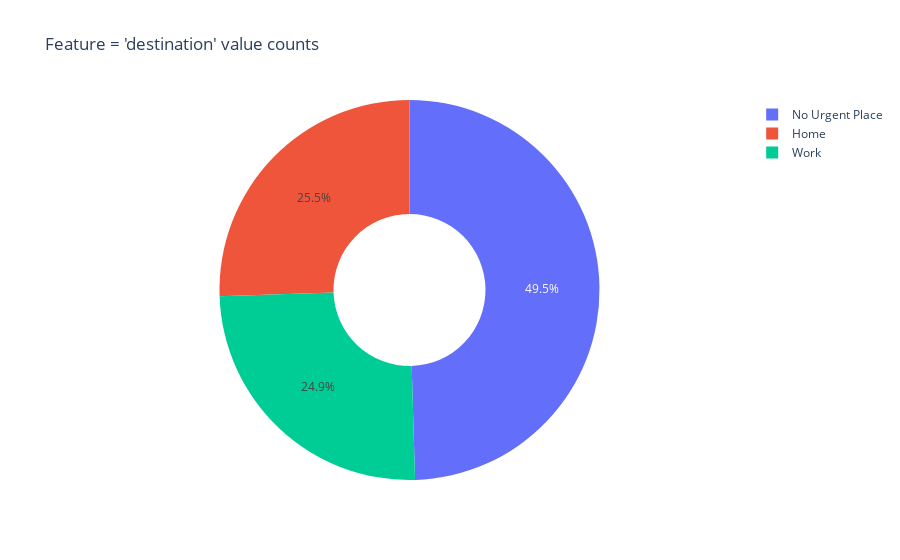
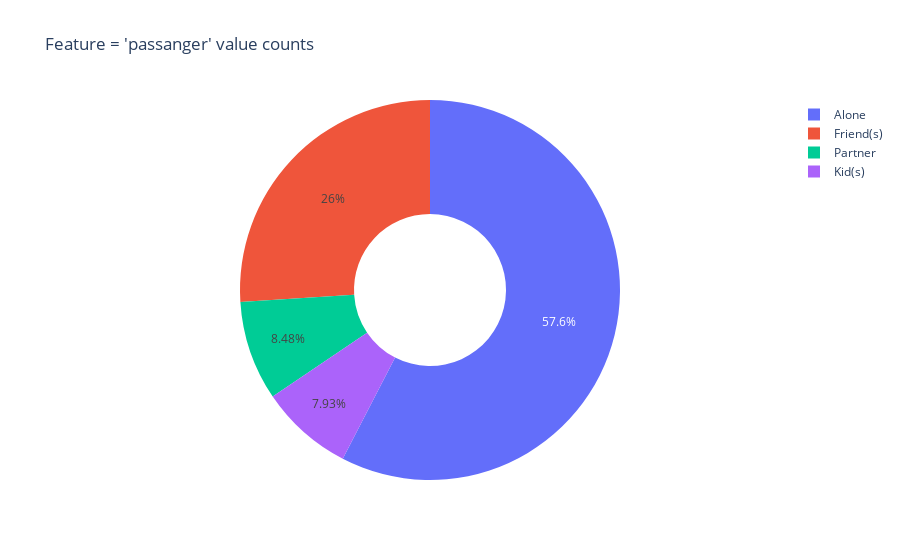
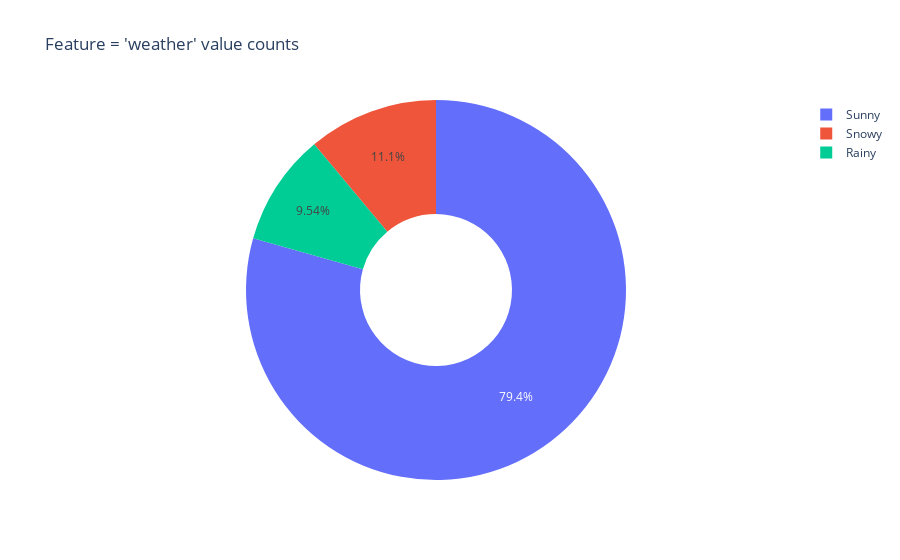
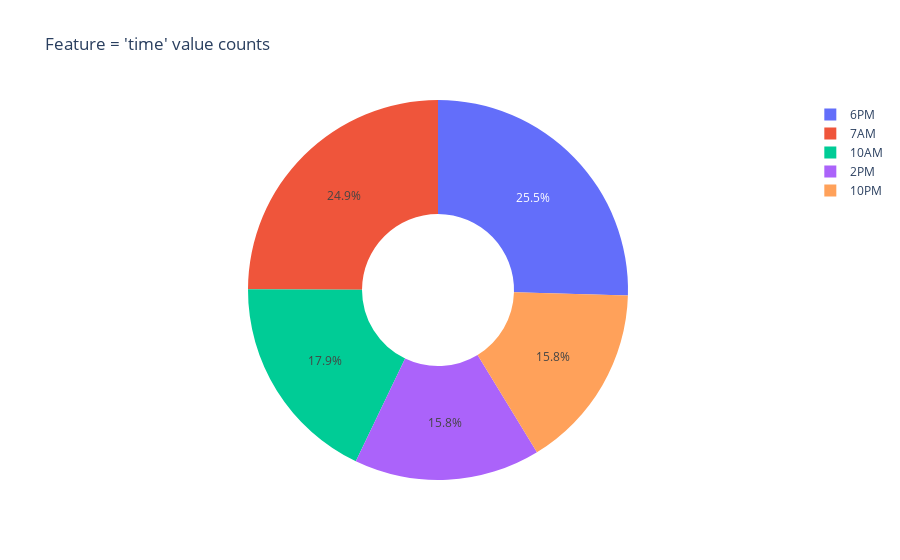

Write notebook code for charts like these, in order.
### Markdown cell above
3. Decide what to do about your missing data -- drop, replace, other...

### Code cell
def value_count(columns, file_name=None):
    if isinstance(columns, str):
        columns = [columns]
    for col_name in columns:
        v = data[col_name].value_counts().reset_index().rename(columns={"index": "value", 0: "count"})
        fig = px.pie(v, values="count",
                    title=f"Feature = '{col_name}' value counts",
                    names=col_name, hole=.4)
        if file_name:
            fig.write_image(f'./images/{file_name}.jpg')
        else:
            fig.write_image(f'./images/vcount_{col_name}.jpg')
        fig.show()

value_count(nominal_columns)

### Figure 1 — Plotly figure (JSON) as saved in the notebook; plotly's stock layout.template omitted (floating-point values rounded to 4 significant figures)
{"data": [{"domain": {"x": [0, 1], "y": [0, 1]}, "hole": 0.4, "hovertemplate": "destination=%{label}<br>count=%{value}<extra></extra>", "labels": ["No Urgent Place", "Home", "Work"], "legendgroup": "", "name": "", "showlegend": true, "type": "pie", "values": [6283, 3237, 3164]}], "layout": {"legend": {"tracegroupgap": 0}, "title": {"text": "Feature = 'destination' value counts"}}}

### Figure 2 — Plotly figure (JSON) as saved in the notebook; plotly's stock layout.template omitted (floating-point values rounded to 4 significant figures)
{"data": [{"domain": {"x": [0, 1], "y": [0, 1]}, "hole": 0.4, "hovertemplate": "passanger=%{label}<br>count=%{value}<extra></extra>", "labels": ["Alone", "Friend(s)", "Partner", "Kid(s)"], "legendgroup": "", "name": "", "showlegend": true, "type": "pie", "values": [7305, 3298, 1075, 1006]}], "layout": {"legend": {"tracegroupgap": 0}, "title": {"text": "Feature = 'passanger' value counts"}}}

### Figure 3 — Plotly figure (JSON) as saved in the notebook; plotly's stock layout.template omitted (floating-point values rounded to 4 significant figures)
{"data": [{"domain": {"x": [0, 1], "y": [0, 1]}, "hole": 0.4, "hovertemplate": "weather=%{label}<br>count=%{value}<extra></extra>", "labels": ["Sunny", "Snowy", "Rainy"], "legendgroup": "", "name": "", "showlegend": true, "type": "pie", "values": [10069, 1405, 1210]}], "layout": {"legend": {"tracegroupgap": 0}, "title": {"text": "Feature = 'weather' value counts"}}}

### Figure 4 — Plotly figure (JSON) as saved in the notebook; plotly's stock layout.template omitted (floating-point values rounded to 4 significant figures)
{"data": [{"domain": {"x": [0, 1], "y": [0, 1]}, "hole": 0.4, "hovertemplate": "time=%{label}<br>count=%{value}<extra></extra>", "labels": ["6PM", "7AM", "10AM", "2PM", "10PM"], "legendgroup": "", "name": "", "showlegend": true, "type": "pie", "values": [3230, 3164, 2275, 2009, 2006]}], "layout": {"legend": {"tracegroupgap": 0}, "title": {"text": "Feature = 'time' value counts"}}}
